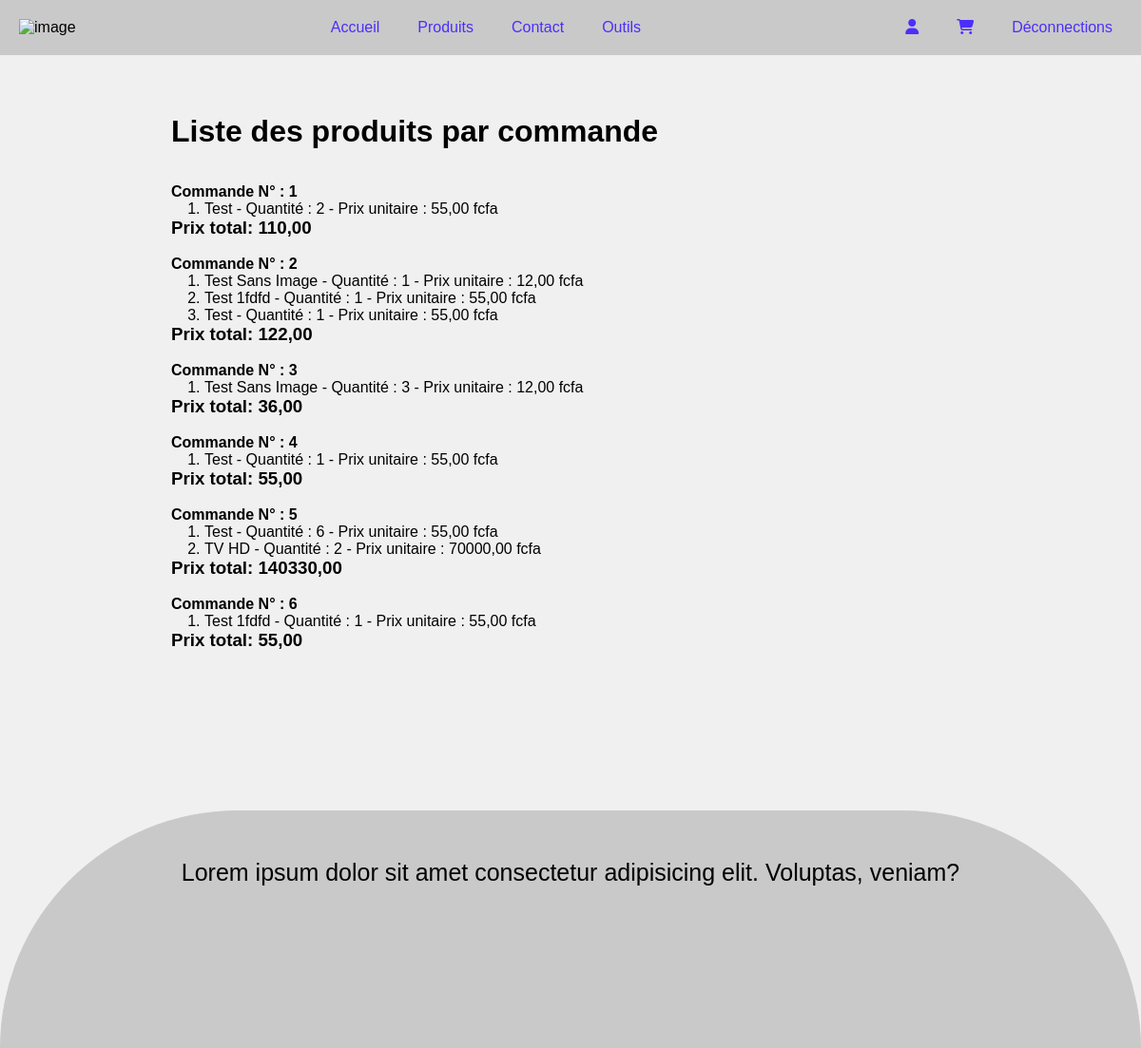
/lasts-command/ (signed in), run on the app's committed database.
### siteweb/models.py (models this page shows, shortened)
class Command(models.Model):
    order = models.ForeignKey(Order, on_delete=models.CASCADE)
    date_on = models.DateTimeField(auto_now_add=True)
    status = models.CharField(choices=choix, max_length=100)
    total = models.DecimalField(max_digits=10, decimal_places=2, blank=True, null=True)
    payment_method = models.CharField(max_length=100, blank=True, null=True)

class CommandProducts(models.Model):
    user = models.ForeignKey(get_user_model(), on_delete=models.CASCADE)
    command = models.ForeignKey(Command, on_delete=models.CASCADE)
    product = models.ForeignKey(Products, on_delete=models.CASCADE)
    quantity = models.IntegerField()
    price_at_purchase = models.DecimalField(max_digits=10, decimal_places=2)

class Products(models.Model):
    author = models.ForeignKey(get_user_model(), on_delete=models.CASCADE)
    category = models.ForeignKey(Category, on_delete=models.SET_NULL, null=True, blank=True)
    name = models.CharField(max_length=100)
    description = models.TextField(max_length=300)
    price = models.DecimalField(max_digits=10, decimal_places=2)
    stock = models.PositiveIntegerField()
    slug = models.CharField(max_length=100, unique=True, blank=True)
    status = models.BooleanField(default=True)
    date_on = models.DateTimeField(auto_now_add=True)
    image = models.ImageField(upload_to='products', blank=True, null=True)

### siteweb/views.py (the view)
# urls.py: path('lasts-command/', HistoricCommand.as_view(), name='lasts-command'),
class HistoricCommand(LoginRequiredMixin, ListView):
    model = Command
    template_name = 'siteweb/lastsCommand.html'
    context_object_name = 'commands'
    def get_queryset(self):
        return Command.objects.filter(order=Order.objects.get(user=self.request.user)).order_by('date_on').prefetch_related('commandproducts_set')
    def get_context_data(self, **kwargs):
        context = super().get_context_data(**kwargs)
        return context

### siteweb/templates/siteweb/lastsCommand.html (shortened to what this page needs)
{% extends 'index1.html' %}
{% block header %}
{% load static %}
<link rel="stylesheet" href="{% static 'siteweb/css/forms.css' %}">
{% endblock %}
{% block container %}
<div class="hist">
    <h1 >Liste des produits par commande </h1><br><br>
    {% if commands %}
    {% for command in commands %}
    <h4>Commande N° : {{forloop.counter}}</h4>
        <ol type="1" style="margin-left: 35px;">
            {% for product in command.commandproducts_set.all %}
                <li>{{ product.product.name }} - Quantité : {{ product.quantity }} - Prix unitaire : {{ product.price_at_purchase }} fcfa</li>
            {% endfor %}
        </ol>
        <h3>Prix total: {{command.total}}</h3><br>
    {% endfor %}
</div>
{% else %}
<div class= "hist">
    <h2>Pour le moment auccune commande n'a été effectuer !</h2>
</div>
{% endif %}
{% endblock %}

### siteweb/templates/index1.html (shortened to what this page needs)
<!DOCTYPE html>
<html lang="fr">
<head>
    {% load static %}
    <link rel="stylesheet" href="{% static 'css/styles1.css' %}">
    <link rel="stylesheet" href="https://cdnjs.cloudflare.com/ajax/libs/font-awesome/6.6.0/css/all.min.css"
 />
    {% block header %}{% endblock%}
</head>
<body>
    <header>
        <nav>
            <picture>
                <img src="" alt="image">
            </picture>
            <ul class="menu">
                <li><a href="{% url 'list-product' %}">Accueil</a></li>
                <li class="dropdown">
                    <a href="#">Produits</a>
                </li>
                <li><a href="{% url 'contact' %}">Contact</a></li>
                {% for group in request.user.groups.all %}
                {% if group.name == 'Fournisseur' %}
                <li><a href="{% url 'tableau-de-bord' %}">Outils</a></li>
                {% endif %}
                {% endfor %}
            </ul>
            <ul class="menu">
                {% if user.is_authenticated %}
                <li><a href="/profile"><i class="fa-solid fa-user"></i></a></li>
                <li><a href="{% url 'order-list-product' %}"><i class="fa-solid fa-cart-shopping"></i></a></li>
                <li><a href="/accounts/logout/">Déconnections</a></li>
                {% else %}
                <li><a href="/accounts/login/">se connecter</a></li>
                <li><a href="/accounts/signup/">creé compte</a></li>
                {% endif %}
            </ul>
        </nav>
    </header>
    <div class="container-base">
    {% block container %}{% endblock %}
    </div>
    <div class="footer-container">
        <p class="footer-title">Lorem ipsum dolor sit amet consectetur adipisicing elit. Voluptas, veniam?</p>
    </div>
</body>
</html>

### siteweb/static/css/styles1.css (style rules this page uses)
* { margin: 0; padding: 0; box-sizing: border-box; }
body { font-family: Arial, sans-serif; }
nav { background-color: #c9c9c9; padding: 10px; display: flex; width: 100%; align-items: center; justify-content: space-between; padding-right: 20px; padding-left: 20px; position: fixed; top: 0; z-index: 3; }
.menu { list-style-type: none; display: flex; gap: 20px; }
.menu li { position: relative; }
.menu a { color: rgb(76, 46, 252); text-decoration: none; padding: 10px; display: block; }
.footer-container { display: flex; align-items: flex-start; justify-content: center; margin-top: 150px; width: 100%; height: 250px; border-top-left-radius: 300px; border-top-right-radius: 300px; border: 1px solid #c9c9c9; background-color: #c9c9c9; }
.footer-title { width: 100%; height: auto; display: flex; font-size: 25px; margin: 50px; justify-content: center; }

### siteweb/static/siteweb/css/forms.css (style rules this page uses)
body { background-color: #f0f0f0; }
.container-base { width: 100%; height: auto; display: flex; align-items: center; justify-content: center; background-color: #f0f0f0; }
.hist { background-color: #f0f0f0; margin-top: 120px; width: 70%; height: auto; }

### data on the page
Command: total "110,00"
CommandProducts: product.name "Test", quantity "2", price_at_purchase "55,00"
Command: total "122,00"
CommandProducts: product.name "Test Sans Image", quantity "1", price_at_purchase "12,00"
CommandProducts: product.name "Test 1fdfd", quantity "1", price_at_purchase "55,00"
CommandProducts: product.name "Test", quantity "1", price_at_purchase "55,00"
Command: total "36,00"
CommandProducts: product.name "Test Sans Image", quantity "3", price_at_purchase "12,00"
Command: total "55,00"
CommandProducts: product.name "Test", quantity "1", price_at_purchase "55,00"
Command: total "140330,00"
CommandProducts: product.name "Test", quantity "6", price_at_purchase "55,00"
CommandProducts: product.name "TV HD", quantity "2", price_at_purchase "70000,00"
Command: total "55,00"
CommandProducts: product.name "Test 1fdfd", quantity "1", price_at_purchase "55,00"
